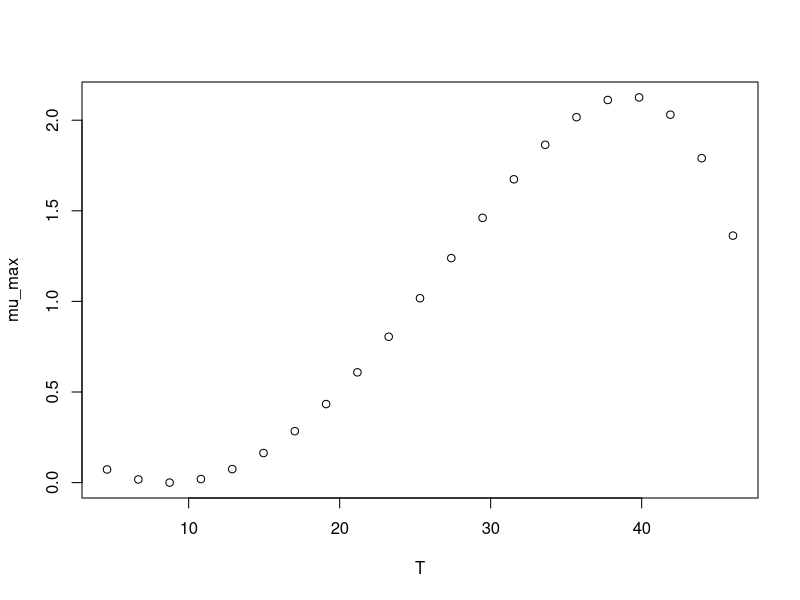

Generate this figure with R:
#############################
# start of Parameter script
#############################
T <- seq(4.5954045954046,46.046,length.out=21)
#############################
# end of Parameter script
#############################
############################# 
# start of Model script Gropin ID 1174 
#############################
 
# constant coefficients for this model
 
variables <- data.frame(T)
argumentsPar <- expand.grid(variables)
 
# heart of the model
response_surface <- function(T) {
   mumax <-0.0046*((T-8.67)^2)*(1-exp(0.0656*(T-49.68)))

return(mumax=mumax)
} 

# output parameters
mumax <- cbind(argumentsPar,response_surface(argumentsPar['T']))
colnames(mumax) <- c(colnames(argumentsPar),'mumax')
#############################
# End of Model script
#############################
############################# 
# start of Visualisation script Gropin ID 1174 
#############################
plot(T,mumax$mumax,
                          xlab='T',
                          ylab='mu_max')
#############################
# End of Visualisation script
#############################
